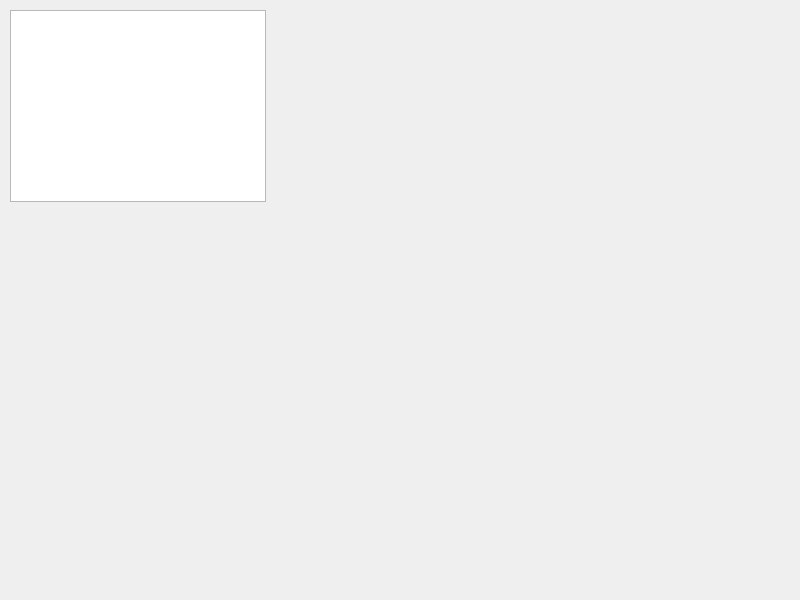
<?xml version="1.0" encoding="UTF-8"?>
<ui version="4.0">
 <class>Widget</class>
 <widget class="QWidget" name="Widget">
  <property name="geometry">
   <rect>
    <x>0</x>
    <y>0</y>
    <width>800</width>
    <height>600</height>
   </rect>
  </property>
  <property name="windowTitle">
   <string>Widget</string>
  </property>
  <widget class="QListView" name="listView">
   <property name="geometry">
    <rect>
     <x>10</x>
     <y>10</y>
     <width>256</width>
     <height>192</height>
    </rect>
   </property>
  </widget>
 </widget>
 <resources/>
 <connections/>
</ui>
